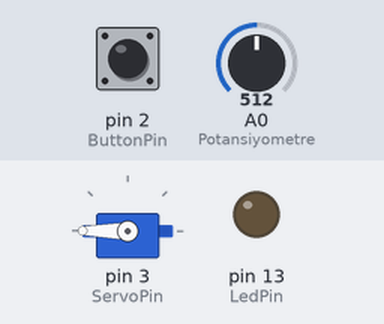
The sketch below on a simulated Arduino Uno, built with avr-gcc and run on an emulated ATmega328P. On the bench: servo, output pins drawn as LEDs (lit = HIGH). Inputs (shaded band) come from the test bench; at power-on: pin 2 (ButtonPin) HIGH, A0 (Potansiyometre) = 512. EEPROM starts erased.

Above: at 1.2 s.
1.3 s: pin 2 (ButtonPin) pulled LOW for 0.15 s
At 2.1 s:
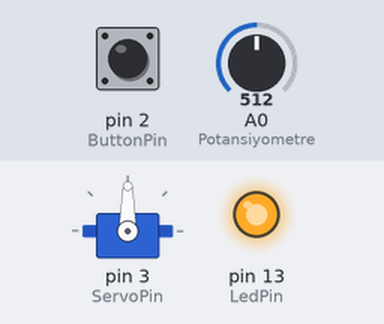
4.4 s: A0 (Potansiyometre) set to 716
At 5.6 s:
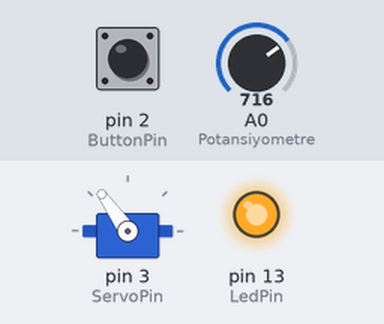
7.4 s: pin 2 (ButtonPin) pulled LOW for 1 s
At 8.2 s:
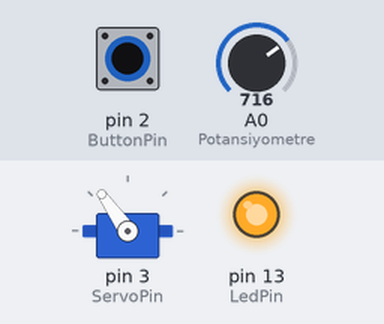
9.9 s: A0 (Potansiyometre) set to 900
At 11.0 s:
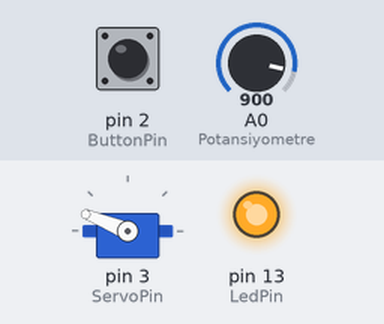
12.9 s: A0 (Potansiyometre) set to 511
At 14.4 s:
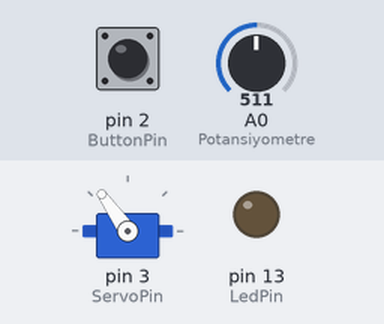
15.9 s: pin 2 (ButtonPin) pulled LOW for 3.2 s
Timing chart, 0 to 21.6 s (numbered marks = the images above; inputs shaded):
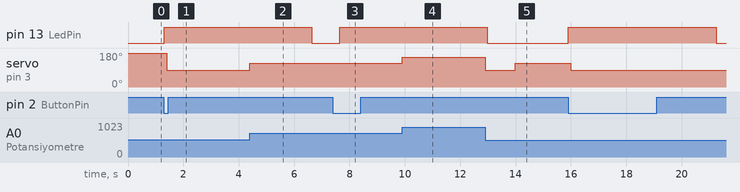

Measured:
- after the input at 1.3 s, pin 13 (LedPin): LOW → HIGH at once; servo on pin 3 (ServoPin): 180° → 90° after 0.10 s
- after the input at 4.4 s, servo on pin 3 (ServoPin): 90° → 125° at once
- after the input at 7.4 s, pin 13 (LedPin): LOW → HIGH after 0.24 s; servo on pin 3 (ServoPin): stays 125° (without the input it goes to 90° after 0.24 s)
- after the input at 9.9 s, servo on pin 3 (ServoPin): 125° → 158° at once
- after the input at 12.9 s, servo on pin 3 (ServoPin): 158° → 89° at once, → 125° 1.1 s later

The sketch:

Kayitli_Servo_Kontrol.ino
```cpp
#include <Servo.h>
#include <EEPROM.h> //Kayitlarin tutulacagi hafiza kutuphanesi.
Servo ServoMotor;
int resolution = 1000; //Cozunurluk, kaydedilecek veri noktasi sayisi; EEPROM.length()'ten az olmali.
int recordTime = 5; //Delay suresi.
bool recording = false;
int LedPin = 13, ButtonPin = 2, ServoPin = 3, Potansiyometre = 0;

void setup()
{
  pinMode(LedPin, OUTPUT);
  pinMode(ButtonPin, INPUT);
  digitalWrite(ButtonPin, HIGH);
  ServoMotor.attach(ServoPin);
}

void loop()
{
  if (recording == true)
  {
    for (int i = 1; i <= resolution; i++)
    {
      digitalWrite(LedPin, HIGH);
      int Veri = map(analogRead(Potansiyometre), 0, 1023, 0, 180); //Potansiyometrenin 0-1023 araligi, 180 derecelik servo motor calismasi icin 0-180 araligina olceklendiriliyor.
      EEPROM.write(i, Veri);
      ServoMotor.write(Veri);
      delay(recordTime);
    }
    digitalWrite(LedPin, LOW);
    delay(1000);
    recording = false;
  }
  else
  {
    for (int i = 1; i <= resolution; i++)
    {
      if (digitalRead(ButtonPin) == 0)
      {
        recording = true;
        break;
      }
      int OkunanVeri = EEPROM.read(i);
      ServoMotor.write(OkunanVeri);
      delay(recordTime);
    }
    digitalWrite(LedPin, HIGH); //show a new repeat
    delay(100);
    digitalWrite(LedPin, LOW);
  }
}
```
